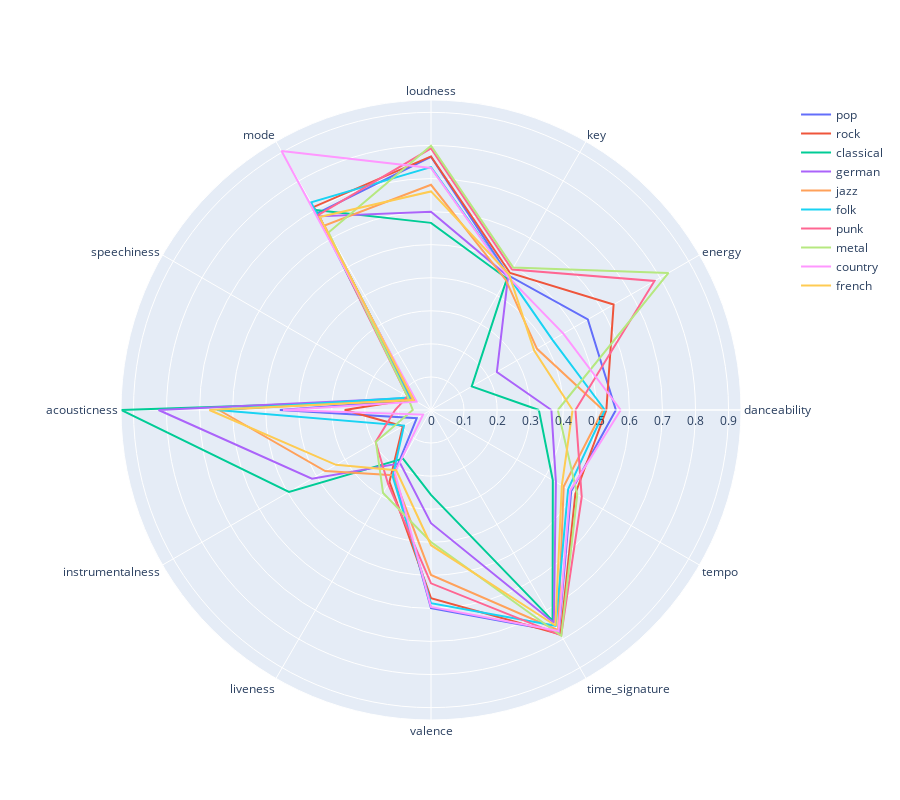

The cell this chart's notebook holds for it:
### Code cell
fig.update_layout(
    height = 800
)
fig.show()

### Figure 1 — Plotly figure (JSON) as saved in the notebook; plotly's stock layout.template omitted (floating-point values rounded to 4 significant figures)
{"data": [{"fill": "none", "mode": "lines", "name": "pop", "r": [0.5592, 0.5477, 0.4694, 0.7658, 0.6873, 0.0594, 0.4573, 0.04975, 0.2234, 0.5991, 0.7735, 0.4898, 0.5592], "theta": ["danceability", "energy", "key", "loudness", "mode", "speechiness", "acousticness", "instrumentalness", "liveness", "valence", "time_signature", "tempo", "danceability"], "type": "scatterpolar"}, {"fill": "none", "mode": "lines", "name": "rock", "r": [0.5304, 0.6378, 0.4784, 0.7669, 0.7092, 0.06591, 0.261, 0.0984, 0.2511, 0.5693, 0.7839, 0.5044, 0.5304], "theta": ["danceability", "energy", "key", "loudness", "mode", "speechiness", "acousticness", "instrumentalness", "liveness", "valence", "time_signature", "tempo", "danceability"], "type": "scatterpolar"}, {"fill": "none", "mode": "lines", "name": "classical", "r": [0.3263, 0.1423, 0.4592, 0.5661, 0.6986, 0.05829, 0.9377, 0.496, 0.1695, 0.257, 0.7356, 0.4255, 0.3263], "theta": ["danceability", "energy", "key", "loudness", "mode", "speechiness", "acousticness", "instrumentalness", "liveness", "valence", "time_signature", "tempo", "danceability"], "type": "scatterpolar"}, {"fill": "none", "mode": "lines", "name": "german", "r": [0.3642, 0.2301, 0.4664, 0.5999, 0.6763, 0.07319, 0.8241, 0.4159, 0.1864, 0.3423, 0.7431, 0.4362, 0.3642], "theta": ["danceability", "energy", "key", "loudness", "mode", "speechiness", "acousticness", "instrumentalness", "liveness", "valence", "time_signature", "tempo", "danceability"], "type": "scatterpolar"}, {"fill": "none", "mode": "lines", "name": "jazz", "r": [0.5202, 0.3702, 0.4534, 0.6811, 0.6443, 0.06387, 0.6415, 0.3695, 0.2276, 0.499, 0.7693, 0.4634, 0.5202], "theta": ["danceability", "energy", "key", "loudness", "mode", "speechiness", "acousticness", "instrumentalness", "liveness", "valence", "time_signature", "tempo", "danceability"], "type": "scatterpolar"}, {"fill": "none", "mode": "lines", "name": "folk", "r": [0.526, 0.4243, 0.4674, 0.7345, 0.7251, 0.07515, 0.6476, 0.09433, 0.2318, 0.5845, 0.7539, 0.4789, 0.526], "theta": ["danceability", "energy", "key", "loudness", "mode", "speechiness", "acousticness", "instrumentalness", "liveness", "valence", "time_signature", "tempo", "danceability"], "type": "scatterpolar"}, {"fill": "none", "mode": "lines", "name": "punk", "r": [0.437, 0.7806, 0.4903, 0.7913, 0.6812, 0.08236, 0.1086, 0.1934, 0.2591, 0.5243, 0.7875, 0.5264, 0.437], "theta": ["danceability", "energy", "key", "loudness", "mode", "speechiness", "acousticness", "instrumentalness", "liveness", "valence", "time_signature", "tempo", "danceability"], "type": "scatterpolar"}, {"fill": "none", "mode": "lines", "name": "metal", "r": [0.3836, 0.8295, 0.4975, 0.7996, 0.6199, 0.08186, 0.05523, 0.1924, 0.29, 0.3991, 0.7882, 0.511, 0.3836], "theta": ["danceability", "energy", "key", "loudness", "mode", "speechiness", "acousticness", "instrumentalness", "liveness", "valence", "time_signature", "tempo", "danceability"], "type": "scatterpolar"}, {"fill": "none", "mode": "lines", "name": "country", "r": [0.5739, 0.4622, 0.4658, 0.7321, 0.9043, 0.05032, 0.4476, 0.0279, 0.2186, 0.5959, 0.7717, 0.4863, 0.5739], "theta": ["danceability", "energy", "key", "loudness", "mode", "speechiness", "acousticness", "instrumentalness", "liveness", "valence", "time_signature", "tempo", "danceability"], "type": "scatterpolar"}, {"fill": "none", "mode": "lines", "name": "french", "r": [0.4282, 0.3603, 0.4728, 0.6612, 0.6739, 0.0601, 0.6703, 0.3319, 0.2104, 0.409, 0.7528, 0.4569, 0.4282], "theta": ["danceability", "energy", "key", "loudness", "mode", "speechiness", "acousticness", "instrumentalness", "liveness", "valence", "time_signature", "tempo", "danceability"], "type": "scatterpolar"}], "layout": {"height": 800}}
